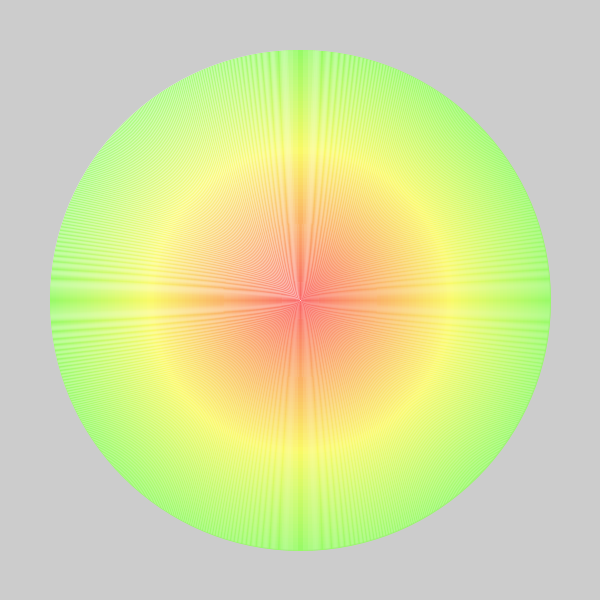
Frame 1 (no input)
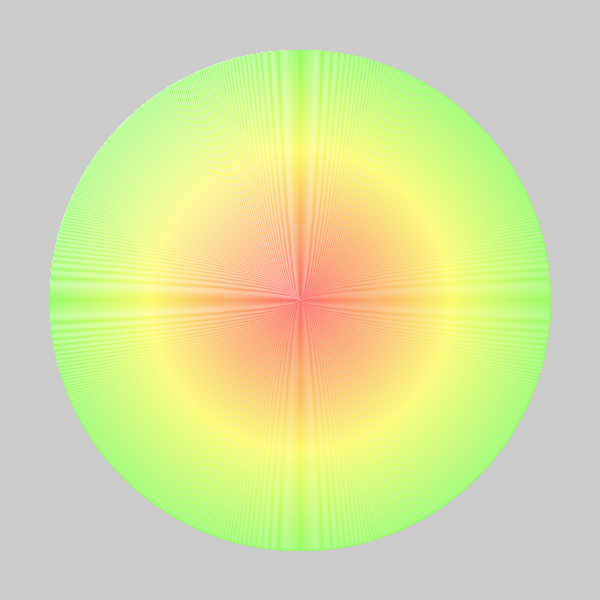
Frame 60 (the mouse pressed at the canvas centre just before this capture)
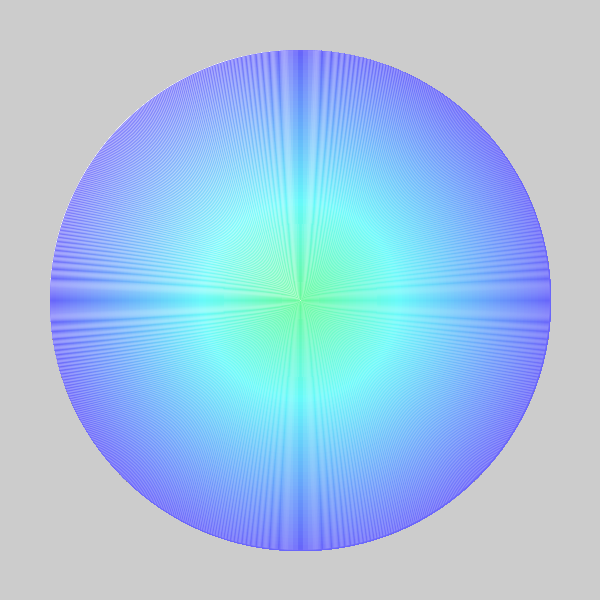
Frame 120 (the mouse held since frame 60 and released just before this capture)

The Processing sketch that drew these frames (run headless with seeded random() and noise(); from frame 60 on, the mouse is pressed at the canvas centre):

// Processing sketch: processing_185620
// ── processing_185620.pde

void setup () {
size (600, 600);
colorMode(HSB);
}
void draw () {
for (int i =500; i>0; i=i-2) {
  
  stroke ((i/7)+(mouseX/3), 150, 250);
  ellipse (300,300,i,i); 
}
} 
